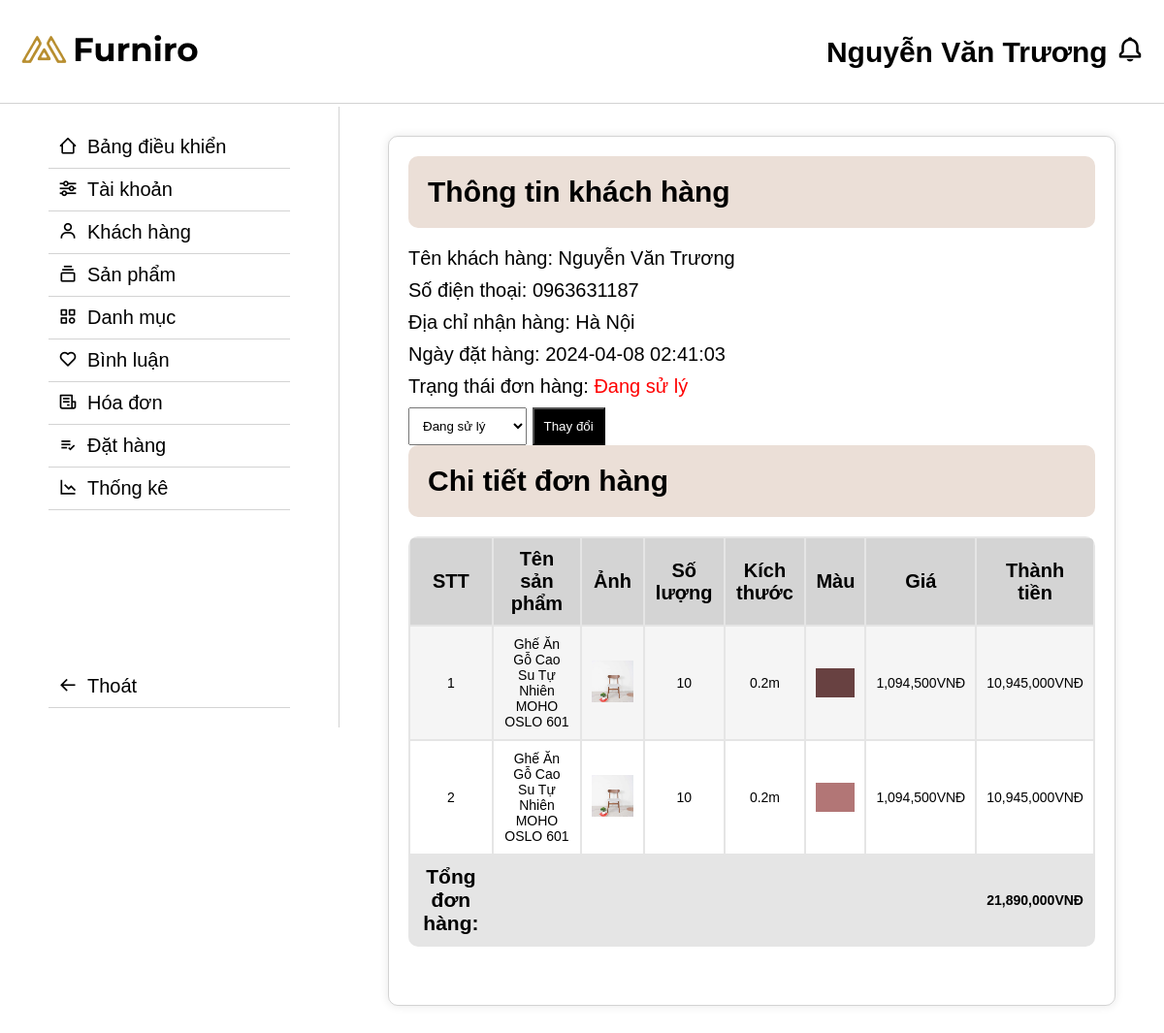
The app's page /admin/index.php?act=chiTietDonHang&id=62 (signed in) with its own data.
### tables this page shows
CREATE TABLE `donhang` (
  `MaDonHang` int(11) NOT NULL,
  `MaKhachHang` int(11) NOT NULL,
  `NgayDatHang` datetime NOT NULL,
  `NgayGiaoHang` datetime DEFAULT NULL,
  `TrangThaiDonHang` varchar(20) NOT NULL,
  `PhuongThucThanhToan` varchar(20) NOT NULL,
  `DiaChiGiaoHang` varchar(255) NOT NULL,
  `MaGiamGia` int(11) DEFAULT NULL,
  `TongDonHang` int(255) NOT NULL,
  `MaVanChuyen` int(11) NOT NULL
);

CREATE TABLE `taikhoan` (
  `MaTaiKhoan` int(11) NOT NULL,
  `Ten` varchar(255) NOT NULL,
  `Email` varchar(255) NOT NULL,
  `SoDienThoai` varchar(20) DEFAULT NULL,
  `DiaChi` varchar(255) DEFAULT NULL,
  `TenDangNhap` varchar(255) NOT NULL,
  `MatKhau` varchar(255) NOT NULL,
  `VaiTro` tinyint(1) NOT NULL DEFAULT 0
);

CREATE TABLE `chitietdonhang` (
  `MaChiTietDonHang` int(11) NOT NULL,
  `MaDonHang` int(11) NOT NULL,
  `MaSanPham` int(11) NOT NULL,
  `KichThuoc` varchar(255) DEFAULT NULL,
  `MauSac` varchar(255) DEFAULT NULL,
  `SoLuong` int(11) NOT NULL,
  `Gia` decimal(10,2) NOT NULL
);

CREATE TABLE `sanpham` (
  `MaSanPham` int(11) NOT NULL,
  `TenSanPham` varchar(255) NOT NULL,
  `MoTa` text DEFAULT NULL,
  `Gia` decimal(10,2) NOT NULL,
  `GiaSale` decimal(10,2) DEFAULT NULL,
  `SoLuongTrongKho` int(11) NOT NULL,
  `HinhAnh` varchar(255) DEFAULT NULL,
  `MaDanhMuc` int(11) NOT NULL,
  `KichThuoc` varchar(255) DEFAULT NULL,
  `MauSac` varchar(255) DEFAULT NULL,
  `LuotXem` int(11) NOT NULL
);

### model/pdo.php (called while the page is built, shortened)
<?php
function pdo_get_connection()
{
    $dburl = "mysql:host=localhost;dbname=d1;charset=utf8";
    $username = 'root';
    $password = '';
    $conn = new PDO($dburl, $username, $password);
    $conn->setAttribute(PDO::ATTR_ERRMODE, PDO::ERRMODE_EXCEPTION);
    return $conn;
}
function pdo_query($sql)
{
    $sql_args = array_slice(func_get_args(), 1);
    try {
        $conn = pdo_get_connection();
        $stmt = $conn->prepare($sql);
        $stmt->execute($sql_args);
        $rows = $stmt->fetchAll();
        return $rows;
    } catch (PDOException $e) {
        throw $e;
    } finally {
        unset($conn);
    }
}
function pdo_query_one($sql)
{
    $sql_args = array_slice(func_get_args(), 1);
    try {
        $conn = pdo_get_connection();
        $stmt = $conn->prepare($sql);
        $stmt->execute($sql_args);
        $row = $stmt->fetch(PDO::FETCH_ASSOC);
        return $row;
    } catch (PDOException $e) {
        throw $e;
    } finally {
        unset($conn);
    }
}

### model/donhang.php (called while the page is built, shortened)
<?php
function loadall_ThongTin($MaDonHang)
{
    $sql = "SELECT taikhoan.Ten,taikhoan.SoDienThoai,donhang.DiaChiGiaoHang,NgayDatHang,TrangThaiDonHang FROM donhang inner join taikhoan on  donhang.MaKhachHang = taikhoan.MaTaiKhoan where MaDonHang =" . $MaDonHang;
    $listThongTin = pdo_query_one($sql);
    return $listThongTin;
};

### model/chitietdonhang.php (called while the page is built, shortened)
<?php
function loadone_donhang_ct($MaDonHang)
{
    $sql = "SELECT TenSanPham,HinhAnh,chitietdonhang.SoLuong,chitietdonhang.KichThuoc,chitietdonhang.MauSac,chitietdonhang.Gia FROM chitietdonhang inner join sanpham on chitietdonhang.MaSanPham = sanpham.MaSanPham where MaDonHang=" . $MaDonHang;
    $listDonHang = pdo_query($sql);
    return $listDonHang;
}

### global.php (called while the page is built, shortened)
<?php
$img_path = "../upload/";

### admin/bill/edit.php (the view, shortened to what this page needs)
<div class="danhmuc">
    <div class="list-danhmuc">
        <div class="list-danhmuc__title">
            <h2>Thông tin khách hàng</h2>
        </div>
        <div>
            <?php
            switch ($TrangThaiDonHang) {
                case '1':
                    $TrangThaiDonHang_name = '<span style="color:red">Đang sử lý</span>';
                    break;
            }
            ?>
            <p style="color: black;">Tên khách hàng: <?= $Ten ?></p>
            <p style="color: black;">Số điện thoại: <?= $SoDienThoai ?></p>
            <p style="color: black;">Địa chỉ nhận hàng: <?= $DiaChiGiaoHang ?></p>
            <p style="color: black;">Ngày đặt hàng: <?= $NgayDatHang ?></p>
            <p style="color: black;">Trạng thái đơn hàng: <?= $TrangThaiDonHang_name ?></p>
            <form action="index.php?act=capNhatTrangThai&id=<?= $_GET['id'] ?>" method="post">
                <select name="TrangThai" id="TrangThai" style="padding: 10px;">
                    <?php
                    for ($i = 1; $i <= 4; $i++) {
                        switch ($i) {
                            case '1':
                                $name = 'Đang sử lý';
                                break;
                            case '2':
                                $name = 'Đã xác nhận';
                                break;
                            case '3':
                                $name = 'Đã giao hàng';
                                break;
                            case '4':
                                $name = 'Đã hủy';
                                break;
                                $checked = ($i === $TrangThaiDonHang) ? 'checked' : '';
                        }
                        echo '<option value="' . $i . '" ' . $checked . ' >' . $name . '</option>';
                    }
                    ?>
                </select>
                <input type="submit" name="capNhatTrangThai" value="Thay đổi" style="padding: 10px;background-color:black;color:white" <?php if ($TrangThaiDonHang == '3' || $TrangThaiDonHang == '4') echo 'disabled'; ?>>
            </form>
        </div>
        <div class="list-danhmuc__title">
            <h2>Chi tiết đơn hàng</h2>
        </div>
        <div class="list-danhmuc__content">
            <table border="1">
                <thead>
                    <th>STT</th>
                    <th>Tên sản phẩm</th>
                    <th>Ảnh</th>
                    <th>Số lượng</th>
                    <th>Kích thước</th>
                    <th>Màu</th>
                    <th>Giá</th>
                    <th>Thành tiền</th>
                </thead>
                <tbody>
                    <?php
                    $count = 0;
                    foreach ($listDonHangCT as $DonHang) {
                        if ($DonHang) {
                            extract($DonHang);
                            $rowClass = ($count % 2 === 0) ? 'class="grayRow"' : 'class="whiteRow"';
                            $ThanhTien = $Gia * $SoLuong;
                            echo '
                                <tr ' . $rowClass . '>
                                    <td>' . $count + 1 . '</td>
                                    <td>' . $TenSanPham . '</td>
                                    <td><img src="' . $img_path . '/' . $HinhAnh . '" alt="" style="width:100px"></td>
                                    <td>' . $SoLuong . '</td>
                                    <td>' . $KichThuoc . '</td>
                                    <td><div style="width: 100%;height: 30px;background-color:' . $MauSac . '"></div></td>
                                    <td>' . number_format($Gia) . 'VNĐ</td>
                                    <td>' . number_format($ThanhTien) . 'VNĐ</td>
                                  </tr>
                                  ';
                        }
                        $count++;
                    }
                    ?>
                    <tr>
                        <td>
                            <h2>Tổng đơn hàng:</h2>
                        </td>
                        <td></td>
                        <td></td>
                        <td></td>
                        <td></td>
                        <td></td>
                        <td></td>
                        <td><strong><?= number_format($ThanhTien * ($count)) ?>VNĐ</strong></td>
                    </tr>
                </tbody>
            </table>
        </div>
    </div>
</div>

### assets/css/css-admin.css (style rules this page uses)
* { padding: 0; margin: 0; box-sizing: border-box; }
body { font-size: 20px; }
img { width: 100%; max-width: 100%; }
body { font-family: sans-serif; margin: 20px; }
.whiteRow { background-color: white; }
.grayRow { background-color: #F5F5F5; }
table { border-spacing: 1; background-color: #E5E5E5; width: 100%; border: none; border-radius: 10px; overflow: hidden; }
thead th { background-color: #D4D4D4; padding: 10px; font-weight: bold; border: none; text-align: center; }
td { padding: 10px; font-size: 14px; border: none; text-align: center; }
.danhmuc { display: flex; gap: 50px; }
p { color: red; margin: 10px 0; }
span { color: orange; }
.list-danhmuc { display: block; gap: 50px; padding: 20px; border-radius: 10px; border: 1px solid rgba(128, 128, 128, 0.349); flex: 1; box-shadow: 0 0 10px rgba(0, 0, 0, 0.1); }
.list-danhmuc__title { padding: 20px; border-radius: 10px; display: flex; align-items: center; gap: 20px; background-color: #EBDFD7; margin-bottom: 20px; text-align: center; }

### records on screen
donhang: MaKhachHang.Ten "Nguyễn Văn Trương", MaKhachHang.SoDienThoai "0963631187", DiaChiGiaoHang "Hà Nội", NgayDatHang "2024-04-08 02:41:03", capNhatTrangThai "Thay đổi"
chitietdonhang: MaSanPham.TenSanPham "Ghế Ăn Gỗ Cao Su Tự Nhiên MOHO OSLO 601", MaSanPham.HinhAnh (picture), SoLuong "10", KichThuoc "0.2m", Gia "1,094,500", ThanhTien "10,945,000"
chitietdonhang: MaSanPham.TenSanPham "Ghế Ăn Gỗ Cao Su Tự Nhiên MOHO OSLO 601", MaSanPham.HinhAnh (picture), SoLuong "10", KichThuoc "0.2m", Gia "1,094,500", ThanhTien "10,945,000", $ThanhTien * ($count) "21,890,000"

### other values on screen
form field TrangThai "Đang sử lý"
